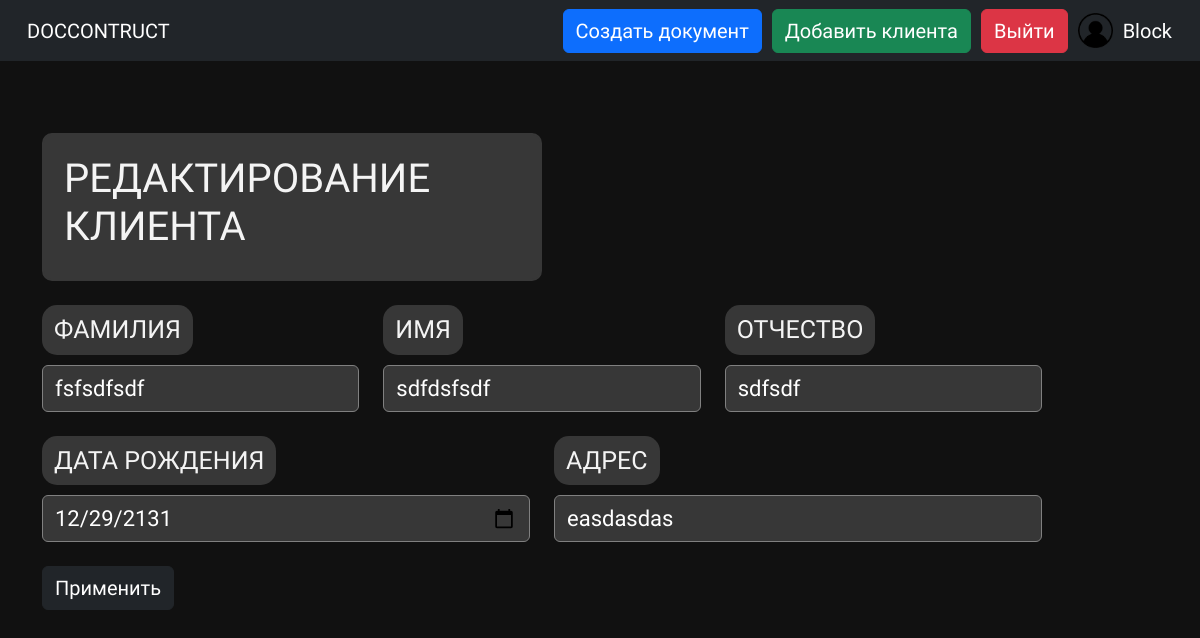
The app's page /edit_client/5 (signed in) with its own data.
### data/user.py (models this page shows, shortened)
class User(SqlAlchemyBase, UserMixin):
    __tablename__ = "users"
    id = sqlalchemy.Column(sqlalchemy.Integer, primary_key=True, autoincrement=True)
    name = sqlalchemy.Column(sqlalchemy.String, nullable=True)
    email = sqlalchemy.Column(sqlalchemy.String, index=True, unique=True, nullable=True)
    hashed_password = sqlalchemy.Column(sqlalchemy.String, nullable=True)
    created_date = sqlalchemy.Column(sqlalchemy.DateTime, default=datetime.datetime.now)
    clients = orm.relationship("Client", back_populates="user")

### data/client.py (models this page shows, shortened)
class Client(SqlAlchemyBase):
    __tablename__ = "clients"
    id = sqlalchemy.Column(sqlalchemy.Integer, primary_key=True, autoincrement=True)
    surname = sqlalchemy.Column(sqlalchemy.String, nullable=True)
    name = sqlalchemy.Column(sqlalchemy.String, nullable=True)
    patronymic = sqlalchemy.Column(sqlalchemy.String, nullable=True)
    address = sqlalchemy.Column(sqlalchemy.String, nullable=True)
    birth_date = sqlalchemy.Column(sqlalchemy.DateTime, nullable=True)
    created_date = sqlalchemy.Column(sqlalchemy.DateTime, default=datetime.datetime.now)
    user_id = sqlalchemy.Column(sqlalchemy.Integer, sqlalchemy.ForeignKey("users.id"))
    user = orm.relationship("User")

### main.py (the view, shortened to what this page needs)
@app.route("/edit_client/<int:client_id>", methods=["GET", "POST"])
@login_required
def edit_client(client_id):
    form = AddClientForm()
    if request.method == "GET":
        new_session = db_session.create_session()
        client = new_session.query(Client).filter(Client.id == client_id).first()
        form.surname.data = client.surname
        form.name.data = client.name
        form.patronymic.data = client.patronymic
        form.address.data = client.address
        form.birth_date.data = ".".join(str(client.birth_date).split()[0].split(".")[::-1])
    return render_template("add_client.html", title="Редактирование клиента", form=form, user=current_user)

### forms/add_client_form.py
class AddClientForm(FlaskForm):
    surname = StringField("ФАМИЛИЯ", validators=[DataRequired()])
    name = StringField("ИМЯ", validators=[DataRequired()])
    patronymic = StringField("ОТЧЕСТВО", validators=[DataRequired()])
    address = StringField("АДРЕС", validators=[DataRequired()])
    birth_date = StringField("ДАТА РОЖДЕНИЯ", validators=[DataRequired()])
    submit = SubmitField("Применить")

### data/db_session.py (called while the page is built)
def create_session() -> Session:
    global __factory
    return __factory()

### main.py (called while the page is built)
@login_manager.user_loader
def load_user(user_id):
    new_session = db_session.create_session()
    return new_session.query(User).get(user_id)

### templates/add_client.html (shortened to what this page needs)
{% extends "header.html" %}
{% block head %}
<link rel="stylesheet" type="text/css" href="{{ url_for('static',filename='css/new_client.css') }}">
{% endblock %}
{% block content %}
<br>
<br>
<br>
<div class="register-text">
    <h1> {{ title|upper }} </h1>
</div>
<br>
<form class="login_form" method="post">
    <div class="row">
        <div class="col">
            <div class="reg-input">
                {{ form.surname.label(class="input-group-text") }}
                {{ form.surname(class='form-control') }}
            </div>
        </div>
        <div class="col">
            <div class="reg-input">
                {{ form.name.label(class="input-group-text") }}
                {{ form.name(class='form-control') }}
            </div>
        </div>
        <div class="col">
            <div class="reg-input">
                {{ form.patronymic.label(class="input-group-text") }}
                {{ form.patronymic(class='form-control') }}
            </div>
        </div>
    </div>
    <br>
    <div class="row">
        <div class="col">
            <div class="reg-input">
                {{ form.birth_date.label(class="input-group-text") }}
                {{ form.birth_date(class='form-control', type="date") }}
            </div>
        </div>
        <div class="col">
            <div class="reg-input">
                {{ form.address.label(class="input-group-text") }}
                {{ form.address(class='form-control') }}
            </div>
        </div>
    </div>
    <br>
    <div class="reg-input">
        {{ form.submit(class="btn btn-dark") }}
    </div>
    <br>
</form>
{% endblock %}

### templates/header.html (shortened to what this page needs)
<!doctype html>
<html lang="en">
<head>
    <link href="https://cdn.jsdelivr.net/npm/bootstrap@5.3.0-alpha1/dist/css/bootstrap.min.css" rel="stylesheet">
    <link rel="stylesheet" type="text/css" href="{{ url_for('static',filename='css/header.css') }}">
    {% block head %}
    {% endblock %}
</head>
<body>
<header>
    <nav class="navbar navbar-dark bg-dark">
        <div class="container-fluid">
            <a class="navbar-brand" href="/" style="align: center; margin-left: 15px">
            DOCCONTRUCT
            </a>
            {% if user.is_authenticated %}
            <a class="btn btn-primary ms-auto" type="button" style="margin-right: 10px; font-family: 'Oswald', sans-serif !important; font-size: 20px;" href="/create_document">Создать документ</a>
            <a class="btn btn-success" type="button" style="margin-right: 10px; font-family: 'Oswald', sans-serif !important; font-size: 20px;" href="/add_client">Добавить клиента</a>
            <a class="btn btn-danger" type="button" style="margin-right: 10px; font-family: 'Oswald', sans-serif !important; font-size: 20px;" href="/logout">Выйти</a>
            {% endif %}
            <a class="navbar-brand" href="/clients">
              <img src="{{ url_for('static',filename='img/user-icon.png') }}" alt="User">
              <span>{{ current_user.name }}</span>
            </a>
        </div>
    </nav>
</header>
<main role="main" class="container">
    {% block content %}{% endblock %}
</main>
</body>
</html>

### static/css/header.css (style rules this page uses)
body { background: #111; color: #f4f4f4; }
.navbar-brand { display: flex; align-items: center; justify-content: center; height: 100%; font-family: 'Oswald', sans-serif !important; font-size: 20px; }
.navbar-brand img { margin-right: 10px; width: 35px; height: 35px; }
.navbar-brand span { display: inline-block; }

### static/css/new_client.css (style rules this page uses)
.register-text { font-family: 'Oswald', sans-serif !important; border: 2px solid black; padding: 20px; max-width: 500px; background: #373737; border-color: #373737; border-radius: 10px; display: flex; align-items: center; justify-content: center; }
.login_form { max-width: 1000px; align-items: center; }
.input-group-text { background: #373737; max-width: 400px; color: #f4f4f4; border: 0px; border-radius: 15px; font-size: 25px; font-family: 'Oswald', sans-serif !important; display: flex; align-items: center; justify-content: center; }
.form-control { background: #373737; border-color: grey; color: white; max-width: 600px; margin: 0 auto; font-size: 22px; font-family: 'Oswald', sans-serif !important; }
.btn { float: right; font-family: 'Oswald', sans-serif !important; font-size: 20px; margin-right: 70px }
.reg-input { display: flex; flex-wrap: wrap; gap: 10px; }
div { line-height: 1.5; }

### records on screen
User: name "Block"
Client: surname "fsfsdfsdf", name "sdfdsfsdf", patronymic "sdfsdf", birth_date "12/29/2131", address "easdasdas"

### other values on screen
{{ title|upper }} "РЕДАКТИРОВАНИЕ КЛИЕНТА"
